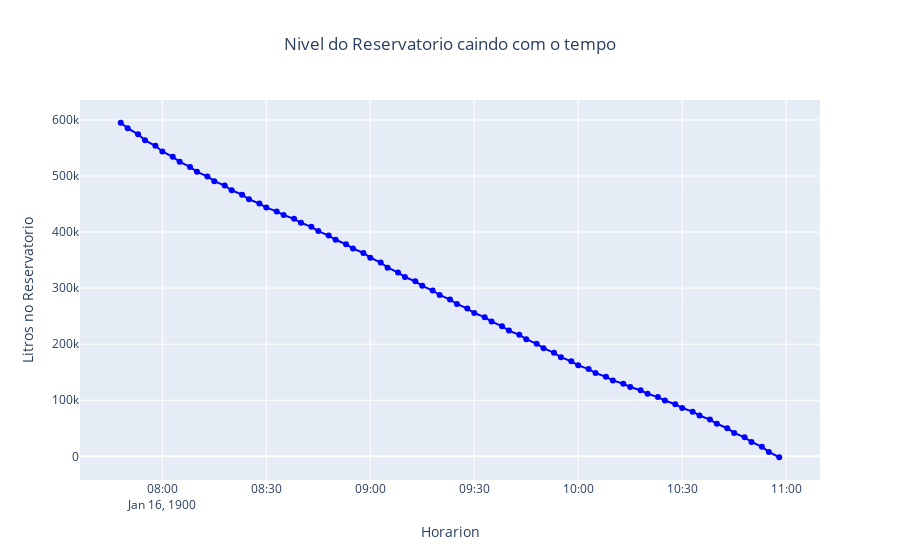

Here is the notebook cell this chart was saved with:
### Code cell
fig = go.Figure()
fig.add_trace(go.Scatter(x=df['time'],y=df['reservoir_level_liters'],mode='lines+markers',name='Reservoir Level',line=dict(color='blue')))
fig.update_layout(title={'text': 'Nivel do Reservatorio caindo com o tempo', 'x': 0.5, 'xanchor': 'center'},xaxis_title='Horarion',yaxis_title='Litros no Reservatorio',legend_title='Type')

# Showing the plot
fig.show()
